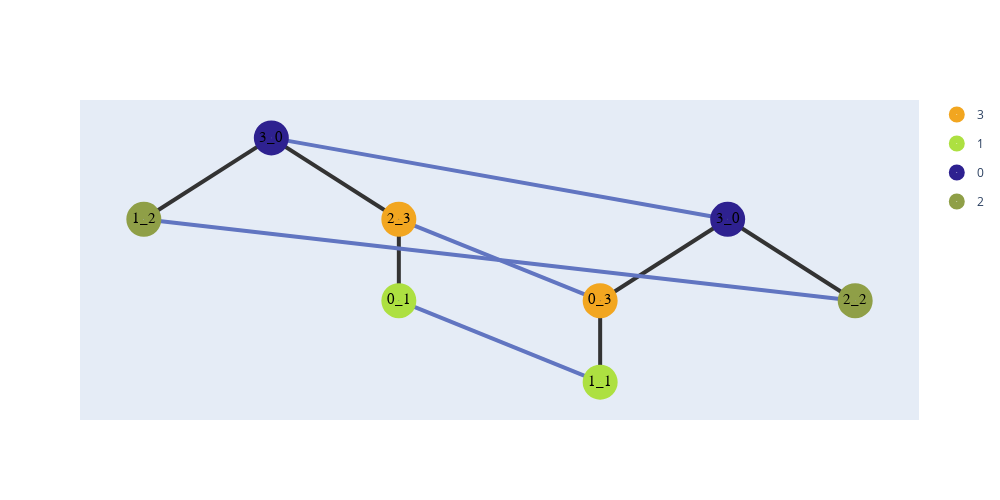

The cell this chart's notebook holds for it:
### Code cell
ans = T.get_ans()
G=show_graph(ans,nodes1[0],nodes2[0]);
G.show_fig()

### Figure 1 — Plotly figure (JSON) as saved in the notebook; plotly's stock layout.template omitted (floating-point values rounded to 4 significant figures)
{"data": [{"hoverinfo": "text", "hovertext": ["connect 0_3", "connect 2_3"], "legendgroup": "3", "marker": {"color": "#f2a620", "size": 35, "symbol": "circle-dot"}, "mode": "markers+text", "name": "3", "text": ["2_3", "0_3"], "textfont": {"color": "#000000", "family": "sans serif", "size": 15}, "type": "scatter", "x": [15.25, 22.75], "y": [3.5, 2]}, {"hoverinfo": "text", "hovertext": ["connect 1_1", "connect 0_1"], "legendgroup": "1", "marker": {"color": "#ade041", "size": 35, "symbol": "circle-dot"}, "mode": "markers+text", "name": "1", "text": ["0_1", "1_1"], "textfont": {"color": "#000000", "family": "sans serif", "size": 15}, "type": "scatter", "x": [15.25, 22.75], "y": [2, 0.5]}, {"hoverinfo": "text", "hovertext": ["connect 3_0", "connect 3_0"], "legendgroup": "0", "marker": {"color": "#2e2190", "size": 35, "symbol": "circle-dot"}, "mode": "markers+text", "name": "0", "text": ["3_0", "3_0"], "textfont": {"color": "#000000", "family": "sans serif", "size": 15}, "type": "scatter", "x": [10.5, 27.5], "y": [5, 3.5]}, {"hoverinfo": "text", "hovertext": ["connect 2_2", "connect 1_2"], "legendgroup": "2", "marker": {"color": "#8f9f47", "size": 35, "symbol": "circle-dot"}, "mode": "markers+text", "name": "2", "text": ["1_2", "2_2"], "textfont": {"color": "#000000", "family": "sans serif", "size": 15}, "type": "scatter", "x": [5.75, 32.25], "y": [3.5, 2]}], "layout": {"height": 500, "shapes": [{"layer": "below", "line": {"color": "#333", "width": 4}, "type": "line", "x0": 10.5, "x1": 10.5, "y0": 5, "y1": 5}, {"layer": "below", "line": {"color": "#333", "width": 4}, "type": "line", "x0": 10.5, "x1": 5.75, "y0": 5, "y1": 3.5}, {"layer": "below", "line": {"color": "#333", "width": 4}, "type": "line", "x0": 10.5, "x1": 15.25, "y0": 5, "y1": 3.5}, {"layer": "below", "line": {"color": "#333", "width": 4}, "type": "line", "x0": 15.25, "x1": 15.25, "y0": 3.5, "y1": 2}, {"layer": "below", "line": {"color": "#333", "width": 4}, "type": "line", "x0": 27.5, "x1": 27.5, "y0": 3.5, "y1": 3.5}, {"layer": "below", "line": {"color": "#333", "width": 4}, "type": "line", "x0": 27.5, "x1": 22.75, "y0": 3.5, "y1": 2}, {"layer": "below", "line": {"color": "#333", "width": 4}, "type": "line", "x0": 22.75, "x1": 22.75, "y0": 2, "y1": 0.5}, {"layer": "below", "line": {"color": "#333", "width": 4}, "type": "line", "x0": 27.5, "x1": 32.25, "y0": 3.5, "y1": 2}, {"layer": "below", "line": {"color": "#6175c1", "width": 4}, "type": "line", "x0": 10.5, "x1": 27.5, "y0": 5, "y1": 3.5}, {"layer": "below", "line": {"color": "#6175c1", "width": 4}, "type": "line", "x0": 15.25, "x1": 22.75, "y0": 3.5, "y1": 2}, {"layer": "below", "line": {"color": "#6175c1", "width": 4}, "type": "line", "x0": 15.25, "x1": 22.75, "y0": 2, "y1": 0.5}, {"layer": "below", "line": {"color": "#6175c1", "width": 4}, "type": "line", "x0": 5.75, "x1": 32.25, "y0": 3.5, "y1": 2}], "width": 1000, "xaxis": {"showgrid": false, "showline": false, "showticklabels": false, "zeroline": false}, "yaxis": {"showgrid": false, "showline": false, "showticklabels": false, "zeroline": false}}}
